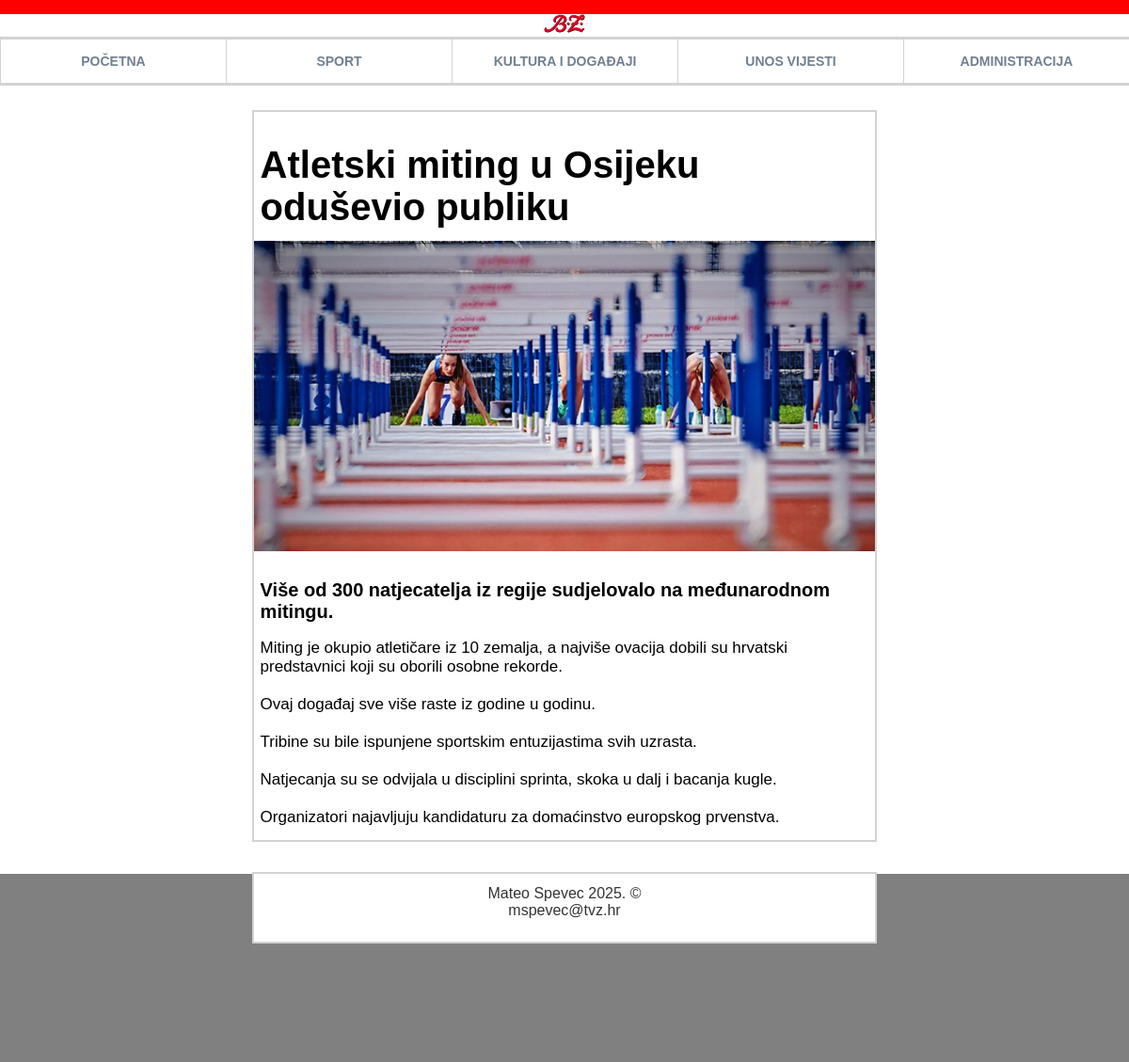
The app's page /clanak.php?id=15 with its own data.
### tables this page shows
CREATE TABLE `vijesti` (
  `id` int(11) NOT NULL,
  `datum` varchar(32) NOT NULL,
  `naslov` varchar(64) NOT NULL,
  `sazetak` text NOT NULL,
  `tekst` text NOT NULL,
  `slika` varchar(64) NOT NULL,
  `kategorija` varchar(64) NOT NULL,
  `arhiva` tinyint(1) NOT NULL
);

### clanak.php (the view, shortened to what this page needs)
<?php
include 'konekcija.php';
$id = $_GET['id'] ?? null;
$query = "SELECT * FROM vijesti WHERE id = $id";
$result = mysqli_query($dbc, $query);
$row = mysqli_fetch_array($result);
?>
<!DOCTYPE html>
<html lang="hr">
    <head>
        <link rel="stylesheet" type="text/css" href="style.css">
    </head>
    <body>
        <div id="crveni"></div>
        <header>
            <img src="images/BZ_logo.svg" alt="Logo" id="logo">
            <nav>
                <ul>
                    <li><a href="index.php">POČETNA</a></li>
                    <li><a href="kategorija.php?kategorija=sport">SPORT</a></li>
                    <li><a href="kategorija.php?kategorija=kultura">KULTURA I DOGAĐAJI</a></li>
                    <li><a href="unos.php">UNOS VIJESTI</a></li>
                    <li><a href="administracija.php">ADMINISTRACIJA</a></li>
                </ul>
            </nav>
        </header>
        <main>
            <article class="clanak">
                <h1 style="font-size: 40px;"><?php echo $row['naslov']; ?></h1>
                <img src="<?php echo UPLPATH . $row['slika']; ?>" alt="Slika">
                <h4 style="font-size: 20px;"><?php echo $row['sazetak'] ?></h4>
                <p style="font-size:17px;"><?php echo nl2br($row['tekst']); ?></p>
            </article>
        </main>
        <footer>
            <div id="footerDiv">
                <p>Mateo Spevec 2025. &copy;</p>
                <p>mspevec@tvz.hr</p>
            </div>
        </footer>
    </body>
</html>

### style.css (style rules this page uses)
body { font-family: Arial, sans-serif; background-color: white; padding: 0; margin: 0.0%; }
#crveni { background-color: red; width: 100%; height: 15px; }
header { margin-bottom: 2.5%; }
#logo { width: 3.7%; display: block; margin: 0 auto; margin-bottom: 0.5%; }
nav { width: 100%; border: 1px solid lightgray; border-right: 0px; box-shadow: 0px 0px 0px 2px lightgray; }
nav ul { display: flex; justify-content: space-around; align-items: center; list-style: none; margin: 0; padding: 0; }
nav li { flex: 1; text-align: center; position: relative; list-style-type: none; }
nav a { display: block; padding: 15px 10px; text-decoration: none; color: slategray; font-weight: bold; font-size: 14px; text-transform: uppercase; border-right: 1px solid lightgray; }
main { width: 55%; margin: 0 auto; margin-bottom: 2%; }
article img { width: 100%; }
.clanak { box-shadow: 0px 0px 0px 2px lightgray; margin-bottom: 2%; padding-top: 0.004%; padding-bottom: 0.004%; }
.clanak h1, h4, p { margin-left: 1%; margin-bottom: 2%; }
footer { width: 100%; margin-top: 3%; padding-top: 0; border-right: 0px; box-shadow: 0px 0.5px lightgray; display: flex; justify-content: center; align-items: flex-start; background-color: grey; height: 200px; }
#footerDiv { background-color: white; text-align: center; width: 55%; margin-top: 0px; padding-top: 1%; padding-bottom: 2%; box-shadow: 0px 0px 0px 2px lightgray; }
#footerDiv p { margin: 0; color: #333; }
a { text-decoration: none; color: black; }

### records on screen
vijesti: naslov "Atletski miting u Osijeku oduševio publiku", slika (picture), sazetak "Više od 300 natjecatelja iz regije sudjelovalo na međunarodnom mitingu.", tekst "Miting je okupio atletičare iz 10 zemalja, a najviše ovacija dobili su hrvatski predstavnici koji su oborili osobne rekorde. Ovaj događaj sve više raste iz godine u godinu. Tribine su bile ispunjene sportskim entuzijastima svih uzrasta. Natjecanja su se odvijala u disciplini sprinta, skoka u dalj i bacanja kugle. Organizatori najavljuju kandidaturu za domaćinstvo europskog prvenstva."
